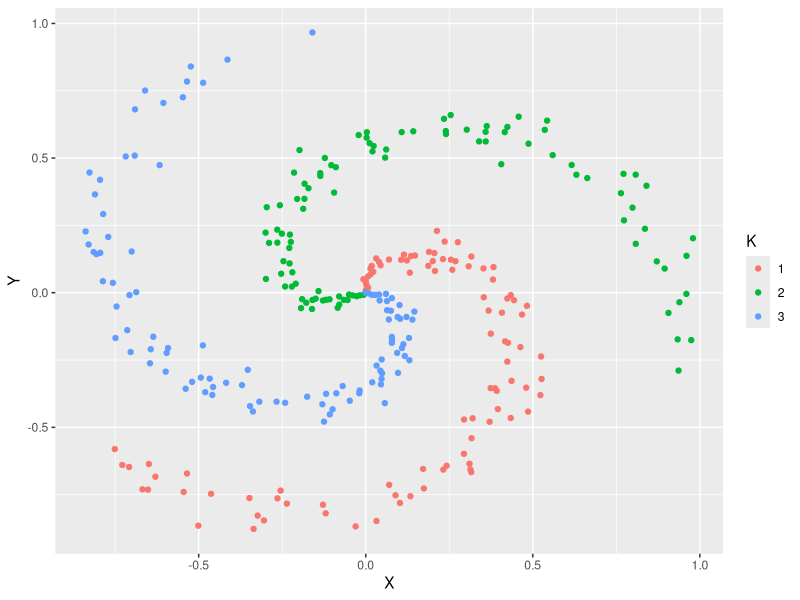

The R source for this figure:
library(ggplot2)

N = 100 # number of points per class
D = 2 # dimensionality
K = 3 # number of classes
# X = np.zeros((N*K,D)) # data matrix (each row = single example)
X = matrix(0, nrow=N*K, ncol=D)
# y = np.zeros(N*K, dtype='uint8') # class labels
Y = matrix(0, nrow=N*K, ncol=1)
# for j in xrange(K):
train = data.frame(X=c(),Y=c(), K=c())
for (j in 1:K) {
  # ix = range(N*j,N*(j+1))
  ix = (N*(j-1)+1):((N*j))
  # r = np.linspace(0.0,1,N) # radius
  r = seq(0, 1, length=N)
  # t = np.linspace(j*4,(j+1)*4,N) + np.random.randn(N)*0.2 # theta
  t = seq((j-1)*4, j*4, length=N) + (0.2*rnorm(N))
  # X[ix] = np.c_[r*np.sin(t), r*np.cos(t)]
  # y[ix] = j
  X[ix,1] = r*sin(t)
  X[ix,2] = r*cos(t)
  Y[ix] = j
# lets visualize the data:
}
# plt.scatter(X[:, 0], X[:, 1], c=y, s=40, cmap=plt.cm.Spectral)
ggplot(data.frame(X=X[,1], Y=X[,2], K=as.factor(Y)), aes(x=X, y=Y, color=K)) +
  geom_point()

